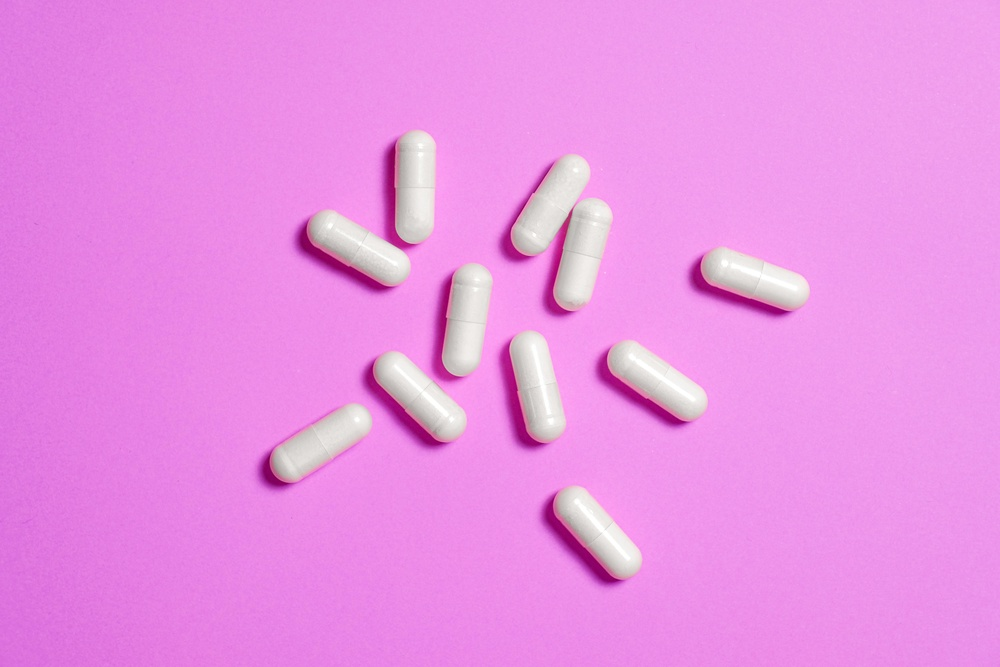
#> input picture test_image.jpg, 1000 x 667 px, shrunk from 6000 x 4000 before the run
$ python xuly.py
#> lines starting #> are read from the running program, lines starting #| are printed output that depends on the picture; after the words box and inside, x2 and y2 are one past the last pixel; in counts of white or black regions, pixels touching at a corner belong together
import cv2
import numpy as np
import matplotlib.pyplot as plt


def count_objects(image_path):
    """
    Hàm đếm số vật thể trong ảnh
    """
#> called with image_path = 'test_image.jpg'
    # 1. Đọc ảnh
    img = cv2.imread(image_path)
#> img is the input picture: shape (667, 1000, 3); mean B, G, R 228.7, 144.8, 234.8
    if img is None:
        print("Không thể đọc ảnh!")
        return

    # 2. Chuyển sang ảnh xám
    gray = cv2.cvtColor(img, cv2.COLOR_BGR2GRAY)
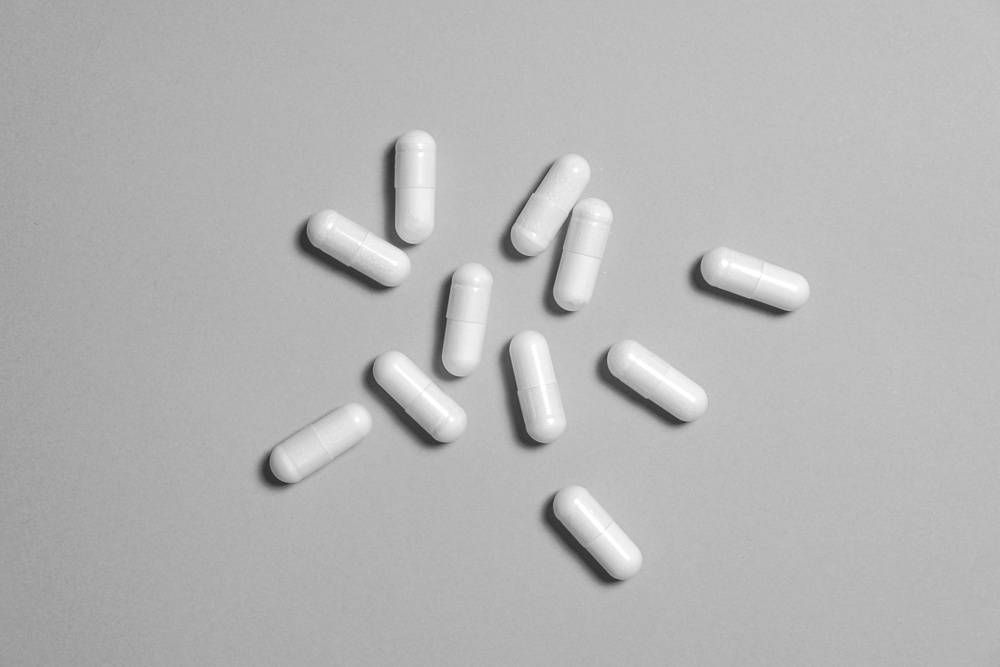
#> gray: shape (667, 1000); min 43, max 255, mean 181.3

    # 3. Làm mờ để giảm nhiễu
    blurred = cv2.GaussianBlur(gray, (5, 5), 0)

    # 4. Ngưỡng hóa (thresholding)
    # Có thể thử các phương pháp khác nhau:
    # - THRESH_BINARY: ngưỡng cố định
    # - THRESH_OTSU: tự động tìm ngưỡng tối ưu
    _, thresh = cv2.threshold(blurred, 0, 255, cv2.THRESH_BINARY_INV + cv2.THRESH_OTSU)
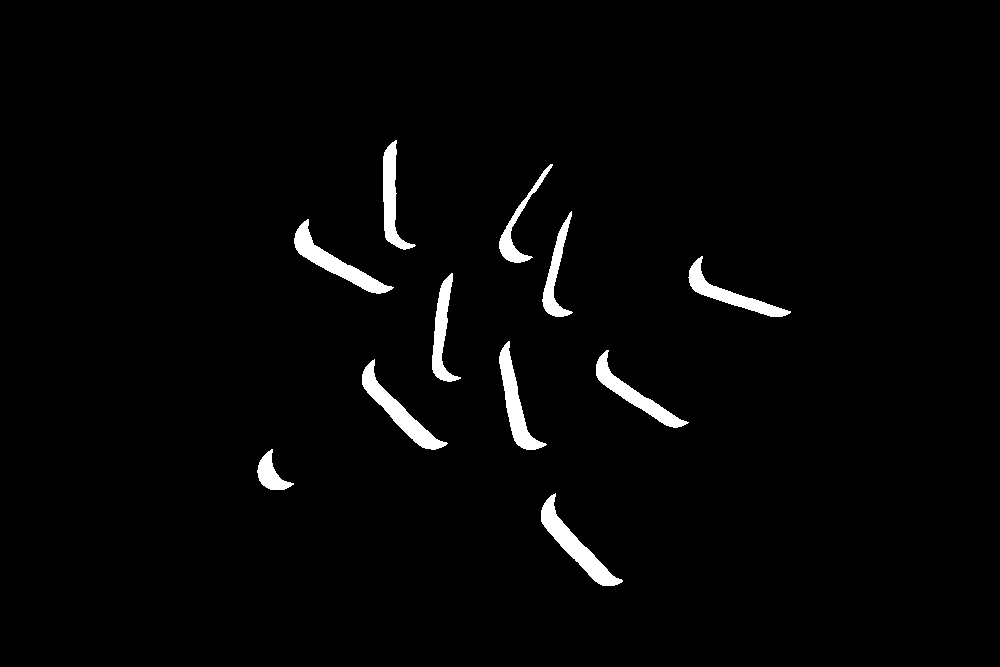
#> thresh: shape (667, 1000); 2.3% white; 11 white regions, largest, box (x1, y1, x2, y2) and area: (541, 493, 623, 586) 1866, (294, 219, 394, 294) 1754, (362, 359, 448, 450) 1739

    # 5. Morphological operations để làm sạch
    kernel = np.ones((3, 3), np.uint8)
    opening = cv2.morphologyEx(thresh, cv2.MORPH_OPEN, kernel, iterations=2)
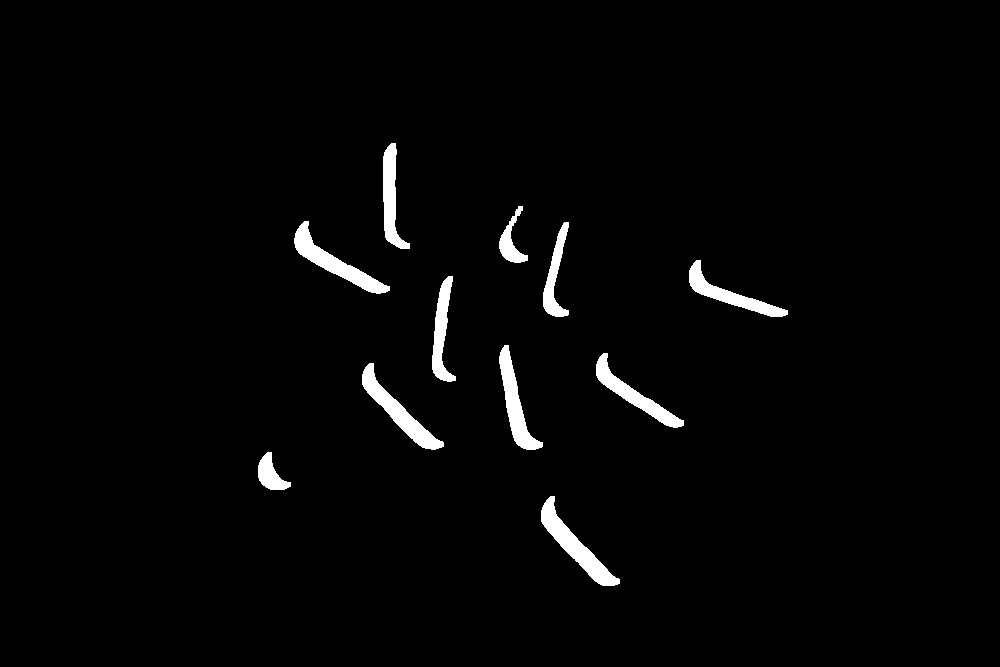
#> opening: shape (667, 1000); 2.2% white; 11 white regions

    # 6. Tìm contours (đường viền)
    contours, _ = cv2.findContours(opening, cv2.RETR_EXTERNAL, cv2.CHAIN_APPROX_SIMPLE)
#> contours = 11 contours; largest, box (x1, y1, x2, y2) and area: (541, 496, 620, 586) 1742, (294, 221, 390, 294) 1622, (362, 363, 444, 450) 1608, (499, 345, 543, 450) 1436, (596, 353, 684, 428) 1363

    # 7. Lọc contours theo diện tích (loại bỏ nhiễu nhỏ)
    min_area = 100  # Diện tích tối thiểu (có thể điều chỉnh)
    valid_contours = [cnt for cnt in contours if cv2.contourArea(cnt) > min_area]
#> valid_contours has the same summary as contours

    # 8. Vẽ kết quả
    result = img.copy()
    for i, contour in enumerate(valid_contours):
        # Vẽ contour
        cv2.drawContours(result, [contour], -1, (0, 255, 0), 2)

        # Tính tâm của vật thể
        M = cv2.moments(contour)
        if M["m00"] != 0:
            cx = int(M["m10"] / M["m00"])
            cy = int(M["m01"] / M["m00"])
            # Đánh số thứ tự
            cv2.putText(result, str(i + 1), (cx - 10, cy + 10),
                        cv2.FONT_HERSHEY_SIMPLEX, 0.6, (0, 0, 255), 2)
#> this loop made 11 passes
#> (cx, cy) on passes 1 to 11: (574, 545), (270, 474), (398, 411), (633, 394), (514, 404), (441, 331), (729, 294), (554, 276), (333, 262), (510, 242), (390, 197)
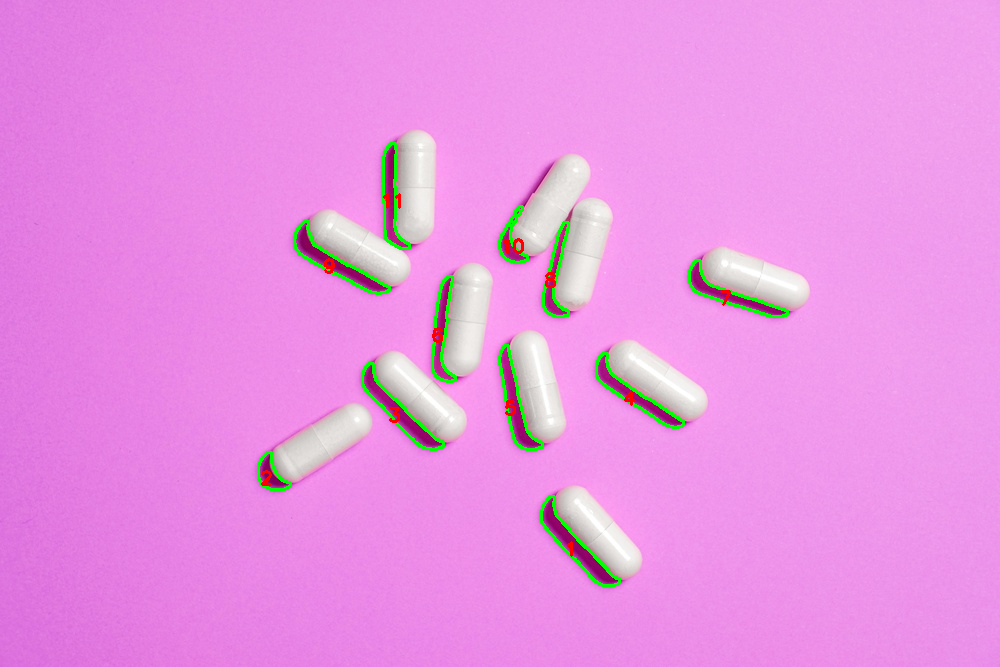
#> result: shape (667, 1000, 3); 1.37% of pixels changed, all inside (x1, y1, x2, y2) = (257, 142, 789, 587)

    # Hiển thị số lượng
    count = len(valid_contours)
#> count = 11
    cv2.putText(result, f'So luong: {count}', (10, 30),
                cv2.FONT_HERSHEY_SIMPLEX, 1, (255, 0, 0), 2)
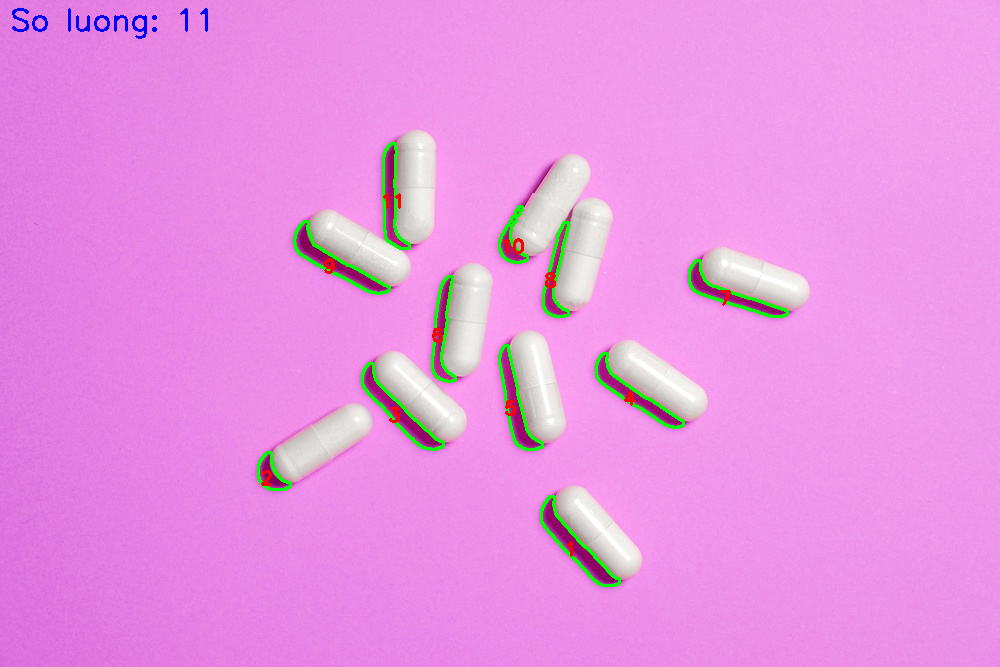
#> result: shape (667, 1000, 3); 0.17% of pixels changed, all inside (x1, y1, x2, y2) = (12, 8, 208, 39)

    # 9. Hiển thị các bước xử lý
    plt.figure(figsize=(15, 10))

    plt.subplot(2, 3, 1)
    plt.imshow(cv2.cvtColor(img, cv2.COLOR_BGR2RGB))
    plt.title('Anh goc')
    plt.axis('off')

    plt.subplot(2, 3, 2)
    plt.imshow(gray, cmap='gray')
    plt.title('Anh xam')
    plt.axis('off')

    plt.subplot(2, 3, 3)
    plt.imshow(blurred, cmap='gray')
    plt.title('Lam mo')
    plt.axis('off')

    plt.subplot(2, 3, 4)
    plt.imshow(thresh, cmap='gray')
    plt.title('Nguong hoa')
    plt.axis('off')

    plt.subplot(2, 3, 5)
    plt.imshow(opening, cmap='gray')
    plt.title('Sau khi lam sach')
    plt.axis('off')

    plt.subplot(2, 3, 6)
    plt.imshow(cv2.cvtColor(result, cv2.COLOR_BGR2RGB))
    plt.title(f'Ket qua: {count} vat the')
    plt.axis('off')

    plt.tight_layout()
    plt.show()
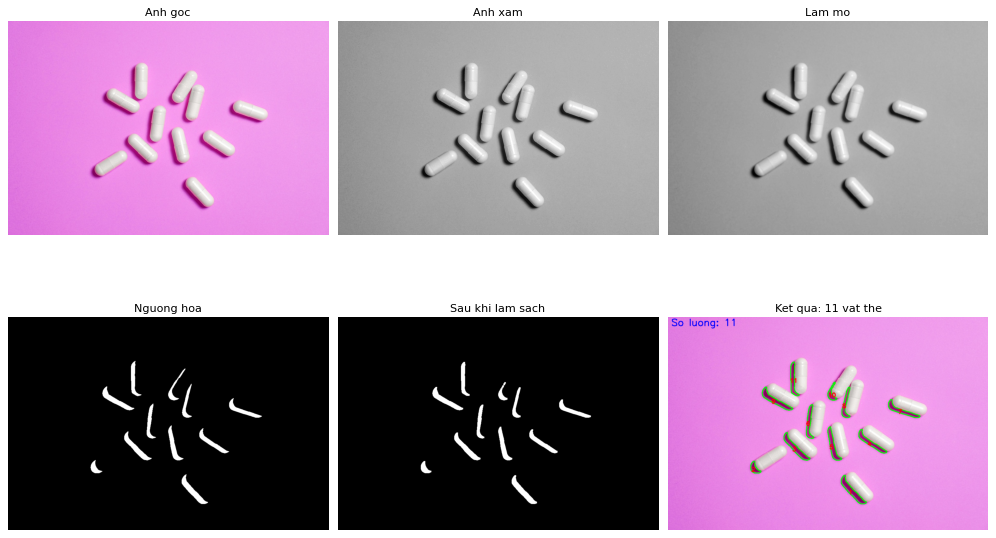
#> figure drawn by matplotlib, 6 panels

    print(f"\nĐã phát hiện {count} vật thể!")
#| Đã phát hiện 11 vật thể!
    return count, result


# Cách sử dụng:
if __name__ == "__main__":
    # Thay đổi đường dẫn ảnh của bạn
    image_path = "test_image.jpg"

    count, result_image = count_objects(image_path)
#> count = 11

    # Lưu kết quả
    cv2.imwrite("result.jpg", result_image)
